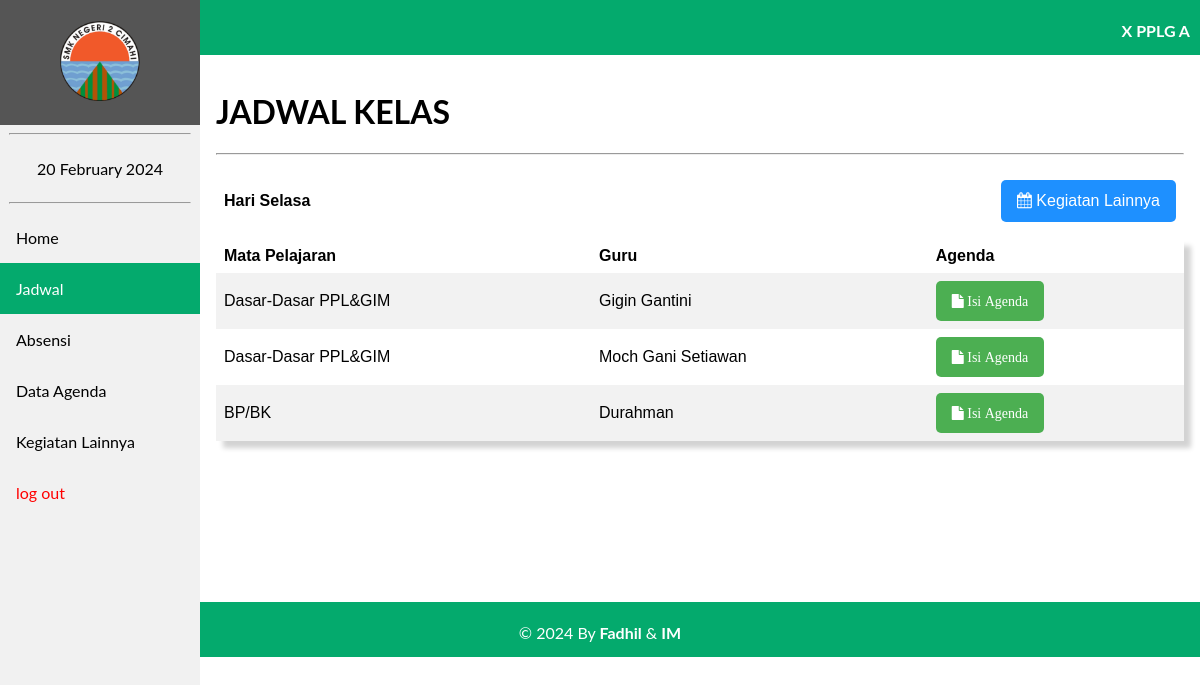
The app's page /agenda/data_agenda.php?id=P10001 (signed in) with its own data.
### tables this page shows
CREATE TABLE `tb_kelas` (
  `id_kelas` varchar(6) NOT NULL,
  `nama_kelas` varchar(50) NOT NULL
);

CREATE TABLE `tb_jadwal` (
  `id_jadwal` int(11) NOT NULL,
  `id_kelas` varchar(6) NOT NULL,
  `hari` varchar(10) NOT NULL,
  `jam_masuk` varchar(15) NOT NULL,
  `jam_selesai` varchar(15) NOT NULL,
  `nip` varchar(18) NOT NULL,
  `id_mapel` varchar(6) NOT NULL,
  `ruangan` varchar(50) NOT NULL
);

CREATE TABLE `tb_mapel` (
  `id_mapel` varchar(6) NOT NULL,
  `nama_mapel` varchar(70) NOT NULL
);

CREATE TABLE `tb_guru` (
  `nip` varchar(18) NOT NULL,
  `id_mapel` varchar(6) NOT NULL,
  `nama_guru` varchar(100) NOT NULL
);

### agenda/hari.php (called while the page is built)
<?php
    $hari = array ( 1 =>    'Senin',
    'Selasa',
    'Rabu',
    'Kamis',
    'Jumat',
    'Sabtu',
    'Minggu'
    );
?>

### agenda/data_agenda.php (the view, shortened to what this page needs)
<!DOCTYPE html>
<html lang="en">
<head>
    <link rel="stylesheet" href="navbar.css">
    <link rel="stylesheet" href="https://cdnjs.cloudflare.com/ajax/libs/font-awesome/4.7.0/css/font-awesome.min.css">
</head>
<?php
    include 'koneksi.php';
    include 'hari.php';
    $h = $hari[ date('N') ];
    $kelas = $_GET['id'];
    $sql = "SELECT * FROM tb_kelas WHERE id_kelas='$kelas'";
    $k = mysqli_query($Conn,$sql);
?>
<body>
    <header>
        <div class="sidebar">
        <a href="beranda.php?id=<?= $kelas ?>"><center><img src="image/2cmi.PNG" style="width: 80px; padding: 5px;"></center></a>
        <hr  style="width: 90%;">
        <center><a href="#"><?= date("d F Y"); ?></a></center>
        <hr  style="width: 90%;">
        <a href="beranda.php?id=<?= $kelas ?>">Home</a>
        <a class="active" href="data_agenda.php?id=<?= $kelas ?>">Jadwal</a>
        <a href="absensi.php?id=<?= $kelas ?>">Absensi</a>
        <a href="tampil_agenda.php?id=<?= $kelas ?>">Data Agenda</a>
        <a href="kegiatan_lainnya.php?id=<?= $kelas ?>">Kegiatan Lainnya</a>
        <a style="color: red;"href="logout.php"> log out</button></a>
        </div>
    </header>
    <div class="head">
        <?php
            foreach($k as $nama){ ?>
            <p style="margin-right: 10px;"><b><?= $nama['nama_kelas'] ?></b></p>
          <?php
            }
          ?>
    </div>
    <div class="content">
        <h1>JADWAL KELAS</h1><hr>
        <table>
            <tr>
                <td><h4>Hari <?= $h ?></h4></td>
                <td style="text-align: right;"><a href="input_kegiatan_lain.php?kel=<?= $kelas ?>"><button class="btn" name="cetak"><i class="fa fa-calendar"></i> Kegiatan Lainnya</button></a></td>
            </tr>
        </table>
        <table style="box-shadow: 7px 7px 5px lightgrey;">
            <tr>
                <th>Mata Pelajaran</th>
                <th>Guru</th>
                <th>Agenda</th>
            </tr>
                <?php
                    $sql ="SELECT tb_jadwal.jam_masuk, tb_jadwal.jam_selesai, tb_jadwal.hari, tb_kelas.nama_kelas, tb_guru.nama_guru, tb_mapel.nama_mapel, tb_jadwal.nip, tb_mapel.id_mapel
                           FROM tb_jadwal INNER JOIN tb_kelas ON tb_jadwal.id_kelas = tb_kelas.id_kelas INNER JOIN
                           tb_guru ON tb_jadwal.nip = tb_guru.nip INNER JOIN tb_mapel ON tb_jadwal.id_mapel = tb_mapel.id_mapel WHERE tb_jadwal.hari = '$h' AND tb_jadwal.id_kelas='$kelas'";
                    $proses = mysqli_query($Conn, $sql);
                    foreach($proses as $jadwal){ ?>
                        <tr>
                        <td><?= $jadwal['nama_mapel'] ?></td>
                        <td><?= $jadwal['nama_guru'] ?></td>
                        <td><a href="isi_agenda.php?kel=<?= $kelas ?>&nip=<?= $jadwal['nip'] ?>&map=<?= $jadwal['id_mapel'] ?>"><button class="btn1" name="submit" style="font-size: 14px;"><i class="fa fa-file"> Isi Agenda</i></button></a></td>
                <?php }  ?>
                </tr>
        </table>
    </div>
    <div class="footer">
        <p>&copy; 2024 By <b>Fadhil</b> & <b>IM</b></p>
    </div>
</body>
</html>

### agenda/navbar.css (style rules this page uses)
body { margin: 0; font-family: "Lato", sans-serif; }
.sidebar { margin: 0; padding: 0; width: 200px; background-color: #f1f1f1; position: fixed; height: 100%; overflow-x: hidden; z-index: 1; }
.sidebar a, .dropdown-btn { display: block; color: black; padding: 16px; text-decoration: none; }
.sidebar a.active { background-color: #04AA6D; color: white; }
div.content { margin-left: 200px; padding: 16px; min-height: 515px; }
.head { width: 100%; height: 50px; padding-top: 5px; text-align: right; color: white; background-color: #04AA6D; }
.footer { width: 100%; height: 50px; background-color: #04AA6D; bottom: 0; text-align: center; color: white; padding-top: 5px; }

### agenda/data_agenda.php (style rules this page uses)
table { font-family: arial, sans-serif; border-collapse: collapse; width: 100%; }
td, th { color: black; text-align: left; padding: 8px; }
tr:nth-child(even) { background-color: #f2f2f2 }
.btn { background-color: DodgerBlue; border: none; border-radius: 5px; color: white; padding: 12px 16px; font-size: 16px; cursor: pointer; }
.btn1 { background-color: #4CAF52; border: none; border-radius: 5px; color: white; padding: 12px 16px; font-size: 16px; cursor: pointer; }

### records on screen
tb_kelas: nama_kelas "X PPLG A"
tb_jadwal: id_mapel.nama_mapel "Dasar-Dasar PPL&GIM", tb_guru.nama_guru "Gigin Gantini"
tb_jadwal: id_mapel.nama_mapel "Dasar-Dasar PPL&GIM", tb_guru.nama_guru "Moch Gani Setiawan"
tb_jadwal: id_mapel.nama_mapel "BP/BK", tb_guru.nama_guru "Durahman"
